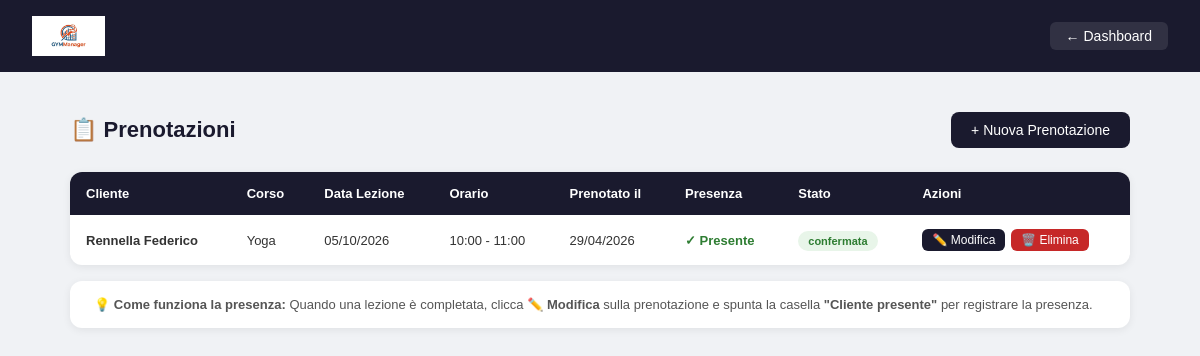
Screenshot of /palestra/pages/prenotazioni.php (signed in) with the database file from the repository.
### tables this page shows
CREATE TABLE `prenotazione` (
  `id_prenotazione` int(11) NOT NULL,
  `id_cliente` int(11) NOT NULL,
  `id_lezione` int(11) NOT NULL,
  `data_prenotazione` datetime NOT NULL DEFAULT current_timestamp(),
  `stato` enum('confermata','in_attesa','annullata','completata') NOT NULL DEFAULT 'confermata',
  `presenza` tinyint(1) NOT NULL DEFAULT 0
);

CREATE TABLE `persona` (
  `id_persona` int(11) NOT NULL,
  `username` varchar(50) NOT NULL,
  `email` varchar(100) NOT NULL,
  `password` varchar(255) NOT NULL,
  `nome` varchar(50) NOT NULL,
  `cognome` varchar(50) NOT NULL,
  `telefono` varchar(20) DEFAULT NULL,
  `ruolo` enum('admin','cliente','istruttore') NOT NULL DEFAULT 'cliente'
);

CREATE TABLE `corso` (
  `id_corso` int(11) NOT NULL,
  `nome` varchar(100) NOT NULL,
  `descrizione` text DEFAULT NULL,
  `livello` enum('principiante','intermedio','avanzato') NOT NULL,
  `durata_minuti` int(11) NOT NULL,
  `max_partecipanti` int(11) NOT NULL,
  `stato` enum('attivo','sospeso','terminato') NOT NULL DEFAULT 'attivo'
);

CREATE TABLE `lezione` (
  `id_lezione` int(11) NOT NULL,
  `id_corso` int(11) NOT NULL,
  `id_sala` int(11) NOT NULL,
  `data` date NOT NULL,
  `ora_inizio` time NOT NULL,
  `ora_fine` time NOT NULL,
  `tipo_lezione` varchar(50) DEFAULT NULL,
  `note` text DEFAULT NULL,
  `stato` enum('programmata','in_corso','completata','annullata') NOT NULL DEFAULT 'programmata'
);

### palestra/pages/prenotazioni.php (the view, shortened to what this page needs)
<?php
require_once "../config/db.php";
$prenotazioni = $pdo->query("
    SELECT PR.id_prenotazione, PR.data_prenotazione, PR.stato, PR.presenza,
           P.nome, P.cognome,
           C.nome AS corso,
           L.data AS data_lezione, L.ora_inizio, L.ora_fine
    FROM PRENOTAZIONE PR
    JOIN CLIENTE CL ON PR.id_cliente = CL.id_persona
    JOIN PERSONA P ON CL.id_persona = P.id_persona
    JOIN LEZIONE L ON PR.id_lezione = L.id_lezione
    JOIN CORSO C ON L.id_corso = C.id_corso
    ORDER BY L.data DESC, L.ora_inizio
")->fetchAll();
?>
<!DOCTYPE html>
<html lang="it">
<head>
</head>
<body>
<div class="navbar">
    <img src="../assets/logo.jpg" style="height:40px;">
    <div style="display:flex; gap:12px;">
        <a href="dashboard.php">← Dashboard</a>
    </div>
</div>
<div class="contenuto">
    <div class="intestazione">
        <h2>📋 Prenotazioni</h2>
        <a class="btn" href="nuova_prenotazione.php">+ Nuova Prenotazione</a>
    </div>
    <table>
        <thead>
            <tr>
                <th>Cliente</th>
                <th>Corso</th>
                <th>Data Lezione</th>
                <th>Orario</th>
                <th>Prenotato il</th>
                <th>Presenza</th>
                <th>Stato</th>
                <th>Azioni</th>
            </tr>
        </thead>
        <tbody>
            <?php if(empty($prenotazioni)): ?>
            <tr>
                <td colspan="8" class="nessun-record">Nessuna prenotazione ancora!</td>
            </tr>
            <?php else: ?>
            <?php foreach($prenotazioni as $p): ?>
            <tr>
                <td><strong><?= htmlspecialchars($p['cognome'].' '.$p['nome']) ?></strong></td>
                <td><?= htmlspecialchars($p['corso']) ?></td>
                <td><?= date('d/m/Y', strtotime($p['data_lezione'])) ?></td>
                <td><?= substr($p['ora_inizio'],0,5) ?> - <?= substr($p['ora_fine'],0,5) ?></td>
                <td><?= date('d/m/Y', strtotime($p['data_prenotazione'])) ?></td>
                <td>
                    <?php if($p['presenza']): ?>
                        <span class="presenza-si">✓ Presente</span>
                    <?php else: ?>
                        <span class="presenza-no">✗ Da confermare</span>
                    <?php endif; ?>
                </td>
                <td>
                    <span class="badge <?= $p['stato'] ?>">
                        <?= $p['stato'] ?>
                    </span>
                </td>
                <td>
                    <a class="btn-azione btn-modifica" href="modifica_prenotazione.php?id=<?= $p['id_prenotazione'] ?>">✏️ Modifica</a>
                    <a class="btn-azione btn-elimina" href="elimina_prenotazione.php?id=<?= $p['id_prenotazione'] ?>" onclick="return confirm('Sei sicuro?')">🗑️ Elimina</a>
                </td>
            </tr>
            <?php endforeach; ?>
            <?php endif; ?>
        </tbody>
    </table>
    <div style="margin-top:16px; background:white; border-radius:12px; padding:16px 24px; box-shadow:0 2px 8px rgba(0,0,0,0.07); font-size:13px; color:#555;">
        💡 <strong>Come funziona la presenza:</strong> Quando una lezione è completata, clicca <strong>✏️ Modifica</strong> sulla prenotazione e spunta la casella <strong>"Cliente presente"</strong> per registrare la presenza.
    </div>
</div>
</body>
</html>

### palestra/pages/prenotazioni.php (style rules this page uses)
* { margin: 0; padding: 0; box-sizing: border-box; }
body { font-family: Arial, sans-serif; background: #f0f2f5; }
.navbar { background: #1a1a2e; color: white; padding: 16px 32px; display: flex; justify-content: space-between; align-items: center; }
.navbar a { color: white; text-decoration: none; font-size: 14px; background: rgba(255,255,255,0.1); padding: 6px 16px; border-radius: 6px; }
.contenuto { max-width: 1100px; margin: 40px auto; padding: 0 20px; }
.intestazione { display: flex; justify-content: space-between; align-items: center; margin-bottom: 24px; }
.intestazione h2 { font-size: 22px; color: #1a1a2e; }
.btn { background: #1a1a2e; color: white; padding: 10px 20px; border-radius: 8px; text-decoration: none; font-size: 14px; }
table { width: 100%; background: white; border-radius: 12px; box-shadow: 0 2px 8px rgba(0,0,0,0.07); border-collapse: collapse; overflow: hidden; }
th { background: #1a1a2e; color: white; padding: 14px 16px; text-align: left; font-size: 13px; }
td { padding: 12px 16px; font-size: 13px; border-bottom: 1px solid #f0f2f5; color: #333; vertical-align: middle; }
tr:last-child td { border-bottom: none; }
.badge { padding: 4px 10px; border-radius: 20px; font-size: 11px; font-weight: bold; }
.badge.confermata { background: #e8f5e9; color: #2e7d32; }
.presenza-si { color: #2e7d32; font-weight: bold; }
.btn-azione { color: white; padding: 4px 10px; border-radius: 6px; text-decoration: none; font-size: 12px; display: inline-block; margin: 2px 2px 2px 0; }
.btn-modifica { background: #1a1a2e; }
.btn-elimina { background: #c62828; }

### rows the page displays
prenotazione: persona.cognome+nome "Rennella Federico", corso.nome "Yoga", id_lezione.data "05/10/2026", id_lezione.ora_inizio "10:00", id_lezione.ora_fine "11:00", data_prenotazione "29/04/2026", presenza "✓ Presente", stato "confermata"
